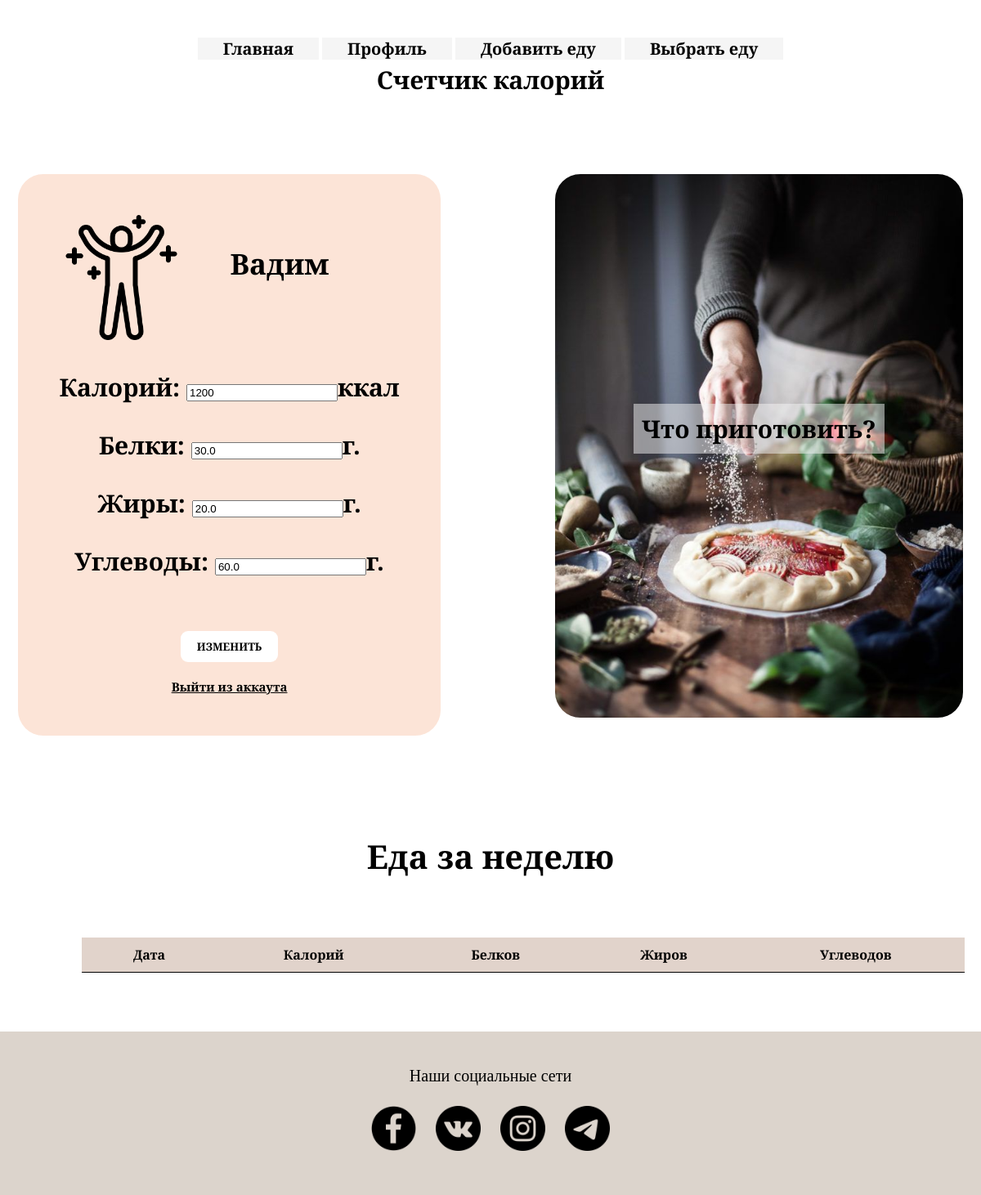
Page /profile/ (signed in) on the committed database.
### calories/models.py (models this page shows, shortened)
class Profile(models.Model):
    person_of = models.ForeignKey(User, null=True, on_delete=models.CASCADE)
    calorie_count = models.FloatField(default=0, null=True, blank=True)
    proteins_count = models.FloatField(default=0)
    fats_count = models.FloatField(default=0)
    carbs_count = models.FloatField(default=0)
    food_selected = models.ForeignKey(Food, on_delete=models.CASCADE, null=True, blank=True)
    quantity = models.FloatField(default=0)
    total_calorie = models.FloatField(default=0, null=True)
    total_proteins = models.FloatField(default=0, null=True)
    total_fats = models.FloatField(default=0, null=True)
    total_carbs = models.FloatField(default=0, null=True)
    date = models.DateField(auto_now_add=True)
    calorie_goal = models.PositiveIntegerField(default=0)
    proteins_goal = models.PositiveIntegerField(default=0)  # Цель по белкам
    fats_goal = models.PositiveIntegerField(default=0)  # Цель по жирам
    carbs_goal = models.PositiveIntegerField(default=0)  # Цель по углеводам
    all_food_selected_today = models.ManyToManyField(Food, through='PostFood', related_name='inventory')

### calories/views.py (the view)
# urls.py: path('profile/', ProfilePage, name='profile'),
@login_required
def ProfilePage(request):
    person = Profile.objects.filter(person_of=request.user).last()
    food_items = Food.objects.filter(person_of=request.user)
    form = ProfileForm(instance=person)
    if request.method == 'POST':
        form = ProfileForm(request.POST, instance=person)
        if form.is_valid():
            form.save()
            return redirect('profile')
    else:
        form = ProfileForm(instance=person)
    some_day_last_week = timezone.now().date() - timedelta(days=7)
    records = Profile.objects.filter(date__gte=some_day_last_week, date__lt=timezone.now().date(),
                                     person_of=request.user)
    context = {'form': form,
               'food_items': food_items,
               'records': records}
    return render(request, 'profile.html', context)

### calories/forms.py
class ProfileForm(forms.ModelForm):
    class Meta:
        model = Profile
        fields = ('calorie_goal', 'proteins_goal', 'fats_goal', 'carbs_goal')

### templates/profile.html (shortened to what this page needs)
{% extends 'base.html' %}
{% load static %}
{% block css_additional %}
<link href=" {% static 'css/profile.css' %} "rel="stylesheet">
{% endblock %}
{% block header%}
<header class="header">
        <div class="container">
            <div class="header-nav">
                <nav class="nav">
                    <ul class="nav-list">
                        {% with url_name=request.resolver_match.url_name %}
                        <li class="left-item"><a href="{% url 'home' %}">Главная</a></li>
                        <li class="left-item"><a href="{% url 'profile' %}">Профиль</a></li>
                        <li class="right-item"><a href="{% url 'add_food' %}">Добавить еду</a></li>
                        <li class="right-item"><a href="{% url 'select_food' %}">Выбрать еду</a></li>
                        {% endwith %}
                    </ul>
                </nav>
            </div>
        </div>
        <div class="nav-logo">
           <a href="{% url 'index' %}" class="nl">Счетчик калорий</a>
        </div>
</header>
{% endblock %}
{% block content_one %}
<main>
    <div class="post-wrap">
        <div class="post-item">
            <div class="item-content">
                <div class="item-body">
                    <div class="item-icon">
                        <img src="{% static 'img/person.png' %}">
                        <h3>{{ request.user }}</h3>
                    </div>
                    <form method="POST" action="">
                    <div class="content-one">
                        <p>Калорий: {{ form.calorie_goal }}ккал</p>
                        <p>Белки: {{ form.proteins_goal }}г.</p>
                        <p>Жиры: {{ form.fats_goal }}г.</p>
                        <p>Углеводы: {{ form.carbs_goal }}г.</p>
                        <div class="item-footer"><input class="btn" type="submit" value="Изменить"></div>
                        <div class="logout"><a href="{% url 'logout' %}">Выйти из аккаута</a></div>
                    </div>
                    </form>
                </div>
            </div>
        </div>
        <div class="post-item">
            <div class="place"></div>
        </div>
        <div class="post-item">
            <div class="item-content-recept">
                <div class="item-body">
                    <div class="item-icon-recept">
                        <p class="txt-recept">Что приготовить?</p>
                    </div>
                    <div class="item-footer"><a href="https://receptor.top/recepti" class="link"><span>Перейти</span></a></div>
                </div>
            </div>
        </div>
    </div>
    <h1 class="logo-week"> Еда за неделю </h1>
    <div class="table-week">
        <table>
            <thead>
                <tr>
                    <th>Дата</th>
                    <th>Калорий</th>
                    <th>Белков</th>
                    <th>Жиров</th>
                    <th>Углеводов</th>
                </tr>
            </thead>
        </table>
    </div>
</main>
{% endblock %}
{% block footer %}
<footer class="foot">
    <div class="foot-txt">Наши социальные сети</div>
    <div class="foot-img">
        <a href=""><img src="{% static 'img/facebook.png' %}"></a>
        <a href=""><img src="{% static 'img/vk.png' %}"></a>
        <a href=""><img src="{% static 'img/insta.png' %}"></a>
        <a href=""><img src="{% static 'img/telegram.png' %}"></a>
    </div>
</footer>
{% endblock %}

### templates/base.html (shortened to what this page needs)
<!doctype html>
{% load static %}
<html lang="ru">
<head>
    <link href=" {% static 'css/base.css' %} "rel="stylesheet">
    {% block css_additional %}{% endblock %}
</head>
<body>
{% block header%}{% endblock %}
{% block content_one %}{% endblock %}
{% block footer %}{% endblock %}
</body>
</html>

### static/css/base.css (style rules this page uses)
body { font-family: 'Playfair Display SC', serif; margin: 0; padding: 0; }

### static/css/profile.css (style rules this page uses)
a { color: #000000; text-decoration: none; }
.container { max-width: 1600px; padding: 0 100px; margin: 0 auto; line-height: 31px; }
.header { padding-top: 46px; padding-bottom: 80px; }
.nav { position: relative; }
.nav-list { list-style: none; margin: 0; padding: 0; }
.nav-list a { background-color: #F5F5F5; text-decoration: none; display: block; padding: 0 40px; font-size: 20px; font-weight: 700; color: #000000; transition: .3s linear; }
.left-item { float: left; }
.right-item { float: right; }
.nav-logo { text-align: center; }
.nl { font-size: 30px; font-weight: bold; }
.post-wrap { margin: 0 auto; display: flex; justify-content: center; flex-wrap: wrap; max-width: 1999px; }
.post-item { padding: 15px; cursor: pointer; }
.post-item * { transition: .3s linear; }
.item-content { background: #FCE4D7; padding: 50px; border-radius: 31px; }
.item-icon { display: inline-block; }
.item-icon img { max-width: 153px; max-height: 168px; }
.content-one { text-align: center; font-weight: bold; }
.logout { font-size: 15px; text-decoration: underline; }
.item-body { color: #000000; font-size: 30px; }
.item-body h3 { float: right; font-weight: bold; margin-left: 56px; transition-delay: .05s; }
.item-body p { transition-delay: .1s; }
.item-content-recept { padding: 251px 96px; border-radius: 31px; background-image: url(/static/img/recept.jpg); background-size: cover; background-position: center; }
.item-icon-recept { display: inline-block; }
.item-icon-recept p { padding: 10px; background-color: rgb(245, 245, 245, 0.5); }
.txt-recept { float: center; font-weight: bold; }
.item-footer { padding-top: 15px; display: flex; justify-content: center; }
.btn { font-weight: bold; text-align: center; background-color:#ffffff; outline: none; border: 0; padding: 10px 20px; text-transform: uppercase; margin: 20px 0; border-radius: 9px; cursor: pointer; position: relative; font-family: 'Playfair Display SC', serif; }
.link { text-decoration: none; display: inline-block; overflow: hidden; position: relative; padding-right: 30px; font-size: 20px; text-transform: uppercase; font-weight: 800; }
.place { padding:40px; }
.table-week { box-sizing: border-box; }
table { border-collapse: collapse; text-align: center; width: 90%; margin: 72px 100px; }
table tr { background: #E1D3CB; border-bottom: 1px solid }
table th, table td { padding: 10px 20px; }
.logo-week { margin-top: 105px; font-size: 40px; font-weight: bold; text-align: center; }
.foot { text-align: center; background-color: #DCD4CC; }
.foot-txt { font-size: 25px; padding-top: 43px; padding-bottom: 25px; }
.foot-img { padding-bottom: 58px; letter-spacing: 30px; }
.foot-img img { max-width: 70px; max-height: 70px; }
@media (max-width: 1256px) { .container { max-width: 1348px; padding: 0 50px; } }
@media (max-width: 1256px) { .nav-list { text-align: center; } }
@media (max-width: 1256px) { .nav-list li { float: none; display: inline-block; } }
@media (max-width: 1256px) { .nav-list a { line-height: normal; padding: 0 31px; font-size: 20px; } }
@media (max-width: 1256px) { .foot-img img { max-width: 55px; max-height: 55px; } }
@media (max-width: 1256px) { .foot-txt { font-size: 20px; } }
@media (max-width: 1256px) { .foot-img { padding-bottom: 50px; letter-spacing: 20px; } }

### rows in the picture
Profile: calorie_goal "1200", proteins_goal "30.0", fats_goal "20.0", carbs_goal "60.0"

### other values in the picture
{{ request.user }} "Вадим"
